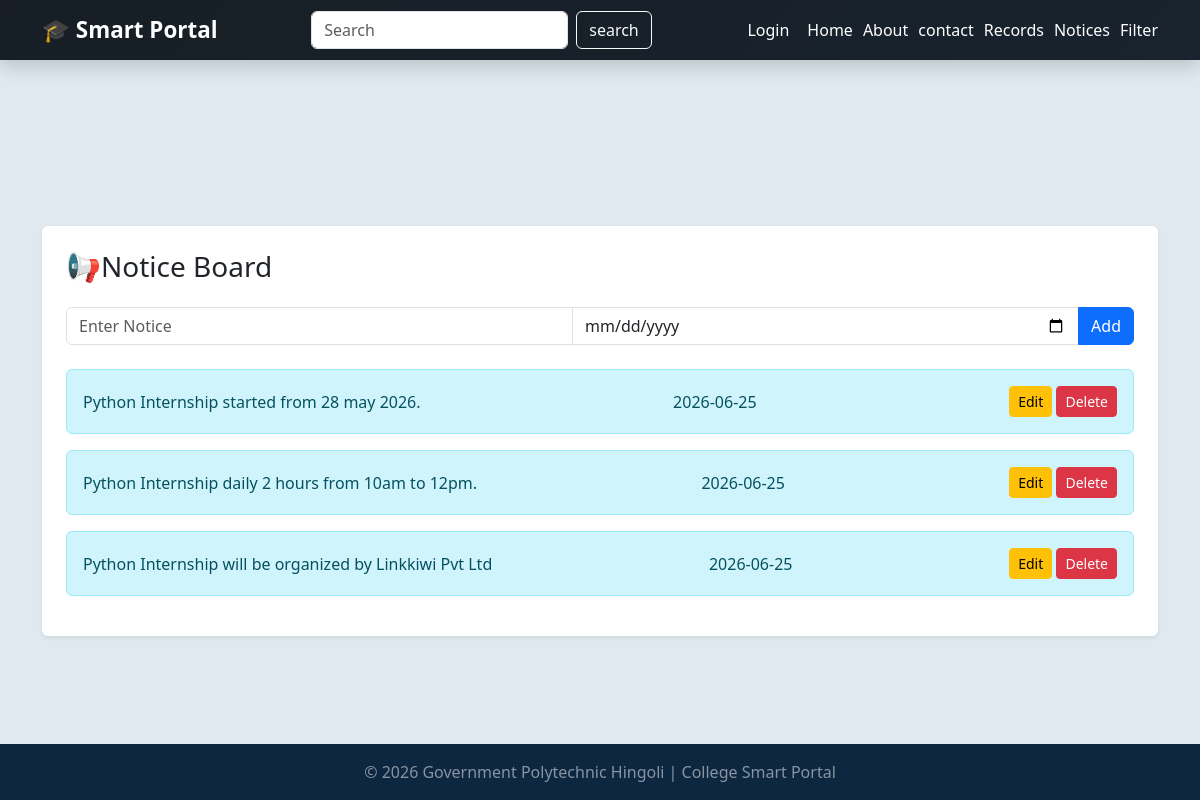
/notices, run on an earlier commit of the app's database.
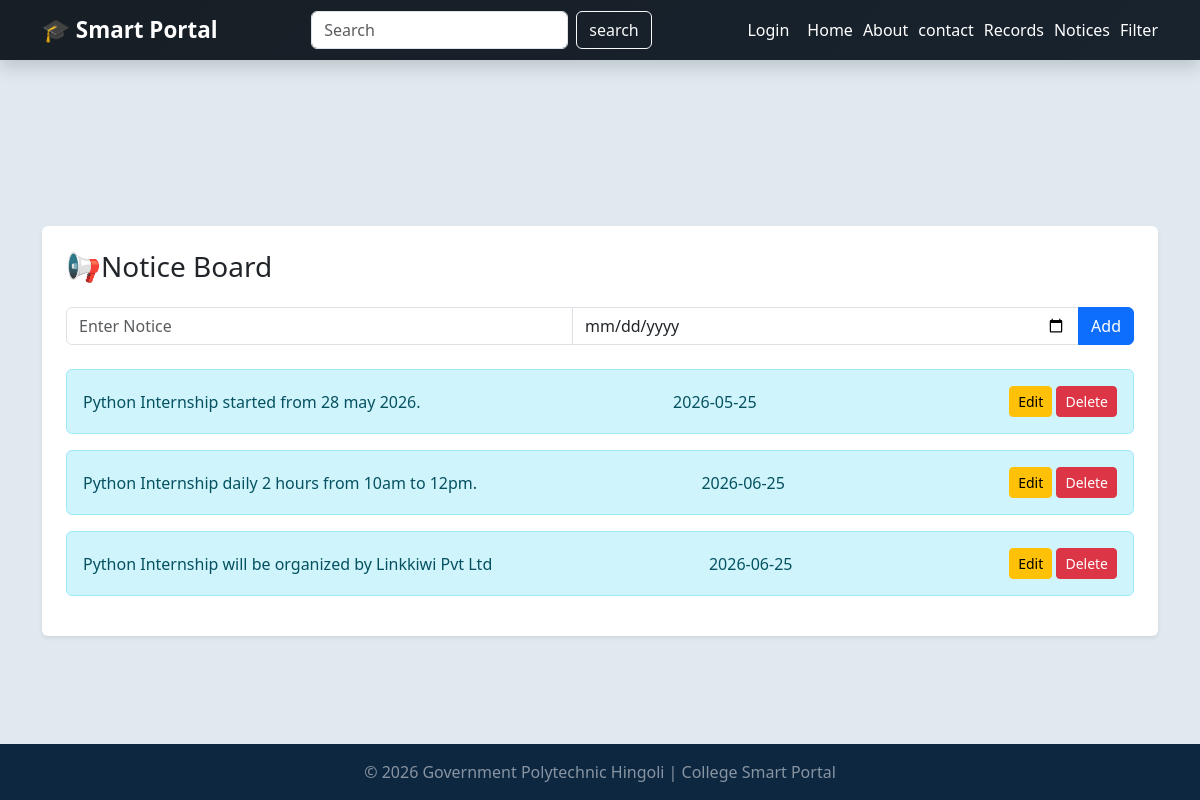
And on a later commit of the database.
### tables this page shows
CREATE TABLE notices(
                id INTEGER PRIMARY KEY AUTOINCREMENT,
                notice TEXT NOT NULL,
                date TEXT NOT NULL

                 );

### app2.py (the view)
@app.route("/notices")
def notices():
    conn = get_db()
    notices = conn.execute(
        "SELECT * FROM notices ORDER BY id DESC"
    ).fetchall()
    conn.close()
    return render_template(
        "notices.html",
        notices=notices
    )

### database.py (called while the page is built)
def get_db():
   conn=sqlite3.connect('college.db')
   conn.row_factory= sqlite3.Row
   return conn

### templates/notices.html
{% extends "base.html" %}
{% block content %}
<div class="card shadow-sm p-4">
    <h3 class="mb-4">📢Notice Board</h3>
    <form method="POST" action="{{ url_for('add_notice') }}">
        <div class="input-group mb-4">
            <input
                type="text"
                name="notice"
                class="form-control"
                placeholder="Enter Notice"
                required>
                <input
                type="date"
                name="date"
                class="form-control"
                required>
            <button class="btn btn-primary">
                Add
            </button>
        </div>
    </form>
    {% for notice in notices %}
     <div class="alert alert-info d-flex justify-content-between align-items-center">
        <span>{{ notice.notice }}</span>
        <span>{{ notice.date }}</span>
        <div>
            <a href="{{ url_for('edit_notice', id=notice.id) }}"
               class="btn btn-warning btn-sm">
                Edit
            </a>
             <a href="{{ url_for('delete_notice', id=notice.id) }}"
             class="btn btn-sm btn-danger " onclick="return confirm('Are you sure you want to delete?')">Delete</a>
        </div>
    </div>
    {% endfor %}
</div>
{% endblock %}

What changed in the data, as far as the page shows it:
changed notices "Python Internship started from 28 may 2026.": date "2026-06-25" → "2026-05-25"
